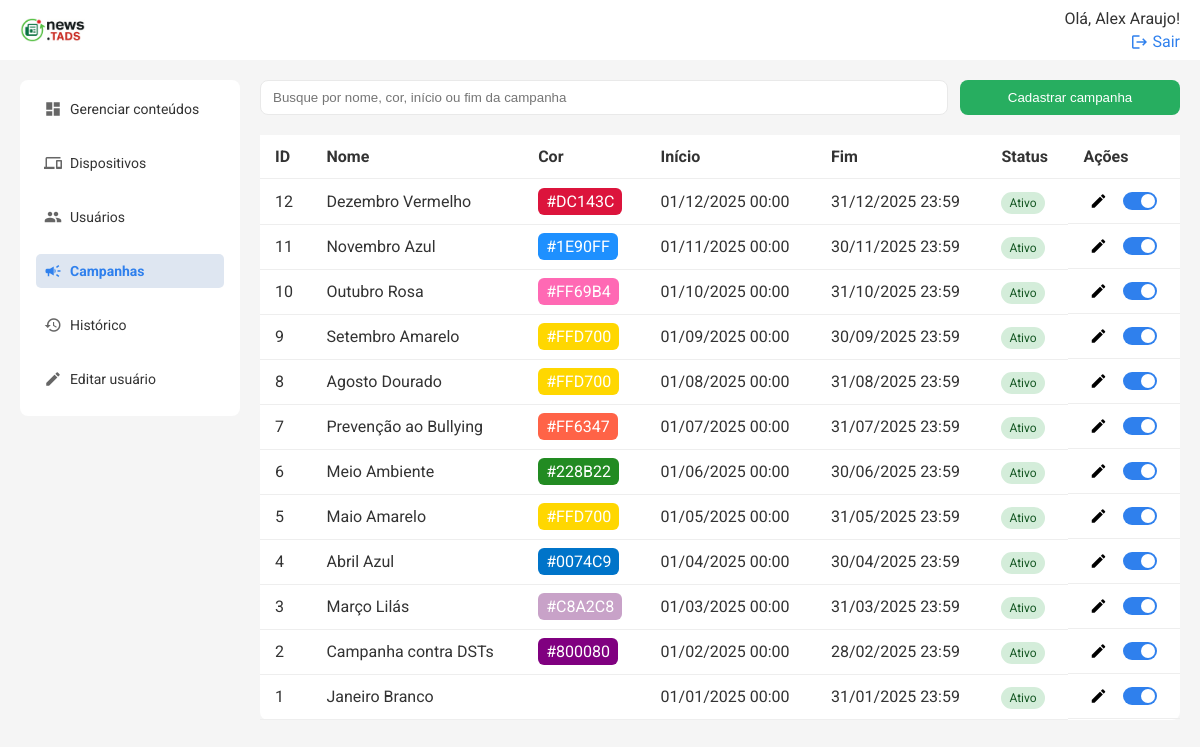
/api/campanhas/list (signed in), run on the app's committed database.
### models.py (models this page shows, shortened)
class User(db.Model):
    id = db.Column(db.Integer, primary_key=True)
    name = db.Column(db.String(50), nullable=False)
    email = db.Column(db.String(120), nullable=False, unique=True)
    status = db.Column(db.String(10), nullable=False, default='Ativo')
    senha = db.Column(db.String(100), nullable=False)
    logs = db.relationship('Log', backref=db.backref('user'))
    is_admin = db.Column(db.Boolean, default=False)
    reset_token = db.Column(db.String(100), nullable=True)
    reset_token_expira_em = db.Column(db.DateTime, nullable=True)

class Campanha(db.Model):
    id = db.Column(db.Integer, primary_key=True)
    titulo = db.Column(db.String(100), nullable=False)
    cor = db.Column(db.String(7), nullable=False, default="#369931")
    status = db.Column(db.String(10), nullable=False, default="Ativo")
    inicio = db.Column(db.DateTime, nullable=False, default=datetime.utcnow)
    fim = db.Column(db.DateTime, nullable=True)

### routes/campanhas.py (the view)
@campanhas_bp.route('/list', methods=['GET'])
@login_required
def listar_campanhas():
    campanhas = Campanha.query.order_by(Campanha.id.desc()).all()
    return render_template('campanhas.html', campanhas=campanhas)

### templates/campanhas.html (shortened to what this page needs)
{% extends 'base.html' %} {% block title %}Campanhas{% endblock %} {% block
content %}
<div class="search-cta">
    <input
        type="text"
        placeholder="Busque por nome, cor, início ou fim da campanha"
        class="search"
        id="buscaCampanhas"
    />
    <button class="btn" onclick="openModal()">Cadastrar campanha</button>
</div>
<div class="table-wrapper">
    <table class="table">
        <thead>
            <tr>
                <th>ID</th>
                <th>Nome</th>
                <th>Cor</th>
                <th>Início</th>
                <th>Fim</th>
                <th>Status</th>
                <th>Ações</th>
            </tr>
        </thead>
        <tbody id="campanhaTableBody">
            {% for campanha in campanhas %}
            <tr>
                <td>{{ campanha.id }}</td>
                <td>{{ campanha.titulo }}</td>
                <td>
                    <span
                        style="background-color: {{ campanha.cor }}; padding: 4px 8px; border-radius: 6px; color: #fff;"
                    >
                        {{ campanha.cor }}
                    </span>
                </td>
                <td>
                    {{ campanha.inicio.strftime('%d/%m/%Y %H:%M') if
                    campanha.inicio else '' }}
                </td>
                <td>
                    {{ campanha.fim.strftime('%d/%m/%Y %H:%M') if campanha.fim
                    else '' }}
                </td>
                <td>
                    <span
                        class="status {{ 'ativo' if campanha.status == 'Ativo' else 'inativo' }}"
                    >
                        {{ campanha.status }}
                    </span>
                </td>
                <td class="acoes">
                    <button
                        class="edit"
                        title="Editar campanha"
                        onclick="editCampanha({{ campanha.id }})"
                    >
                        <span class="material-icons">edit</span>
                    </button>
                    <label class="switch" title="Ativar/Inativar campanha">
                        <span class="slider"></span>
                    </label>
                </td>
            </tr>
            {% endfor %}
        </tbody>
    </table>
</div>
{% endblock %}

### templates/topo.html (shortened to what this page needs)
<header class="topbar">
    <a href="{{ url_for('conteudos.listar_conteudos') }}" class="logo-topo">
        <img
            src="{{ url_for('static', filename='images/if_news.png') }}"
            alt="IFMS Logo"
            style="height: 24px; vertical-align: middle; margin-right: 8px"
        />
    </a>
    <div class="profile">
        {% if session['user_name'] %}
        <span>Olá, {{ session['user_name'] }}!</span>
        <a href="{{ url_for('auth.logout') }}">
            <span class="material-icons">logout</span>
            Sair
        </a>
        {% else %}
        <a href="{{ url_for('auth.login_usuario') }}">Entrar</a>
        {% endif %}
    </div>
</header>

### static/css/styles.css (style rules this page uses)
* { box-sizing: border-box; }
body { margin: 0; font-family: 'Roboto', sans-serif; color: #333; background-color: #f5f5f5; }
.table-wrapper { flex: 1; overflow-y: auto; }
.table thead th { position: sticky; top: 0; background: white; z-index: 1; }
.topbar { width: 100%; background: #ffffff; padding-inline: 20px; box-sizing: border-box; display: flex; justify-content: space-between; align-items: center; position: fixed; top: 0; left: 0; height: 60px; z-index: 100; }
.topbar .profile a { text-align: right; font-size: 16px; color: #2f80ed; text-decoration: none; display: flex; align-items: center; gap: 4px; }
.topbar .profile a .material-icons { font-size: 16px; }
.profile { display: flex; flex-direction: column; align-items: flex-end; gap: 4px; }
.search-cta { display: flex; gap: 12px; margin-bottom: 20px; }
.search { padding: 8px 12px; width: 100%; border: 1px solid #e9e9e9; border-radius: 8px; outline: none; }
.btn { background: #27ae60; color: white; border: none; padding: 10px 15px; border-radius: 8px; min-width: 220px; }
button { cursor: pointer; }
.table { width: 100%; border-collapse: collapse; background: white; border-radius: 8px; }
.table th, .table td { padding: 12px 15px; border-bottom: 1px solid #eee; vertical-align: middle; }
.table th { text-align: left; }
.status { padding: 4px 8px; border-radius: 12px; font-size: 12px; }
.status.ativo { background: #d4edda; color: #155724; }
.edit { background: none; border: none; cursor: pointer; }
.material-icons { font-size: 18px !important; vertical-align: middle; }
.switch { position: relative; display: inline-block; width: 34px; height: 18px; }
.slider { position: absolute; cursor: pointer; top: 0; left: 0; right: 0; bottom: 0; background-color: #ccc; transition: 0.4s; border-radius: 18px; }
.slider:before { position: absolute; content: ''; height: 14px; width: 14px; left: 2px; bottom: 2px; background-color: white; transition: 0.4s; border-radius: 50%; }
.acoes { display: flex; align-items: center; gap: 10px; }
input:checked + .slider { background-color: #2f80ed; }
input:checked + .slider:before { transform: translateX(16px); }

### data on the page
User: user_name "Alex Araujo"
Campanha: id "12", titulo "Dezembro Vermelho", cor "#DC143C", inicio "01/12/2025 00:00", fim "31/12/2025 23:59", status "Ativo"
Campanha: id "11", titulo "Novembro Azul", cor "#1E90FF", inicio "01/11/2025 00:00", fim "30/11/2025 23:59", status "Ativo"
Campanha: id "10", titulo "Outubro Rosa", cor "#FF69B4", inicio "01/10/2025 00:00", fim "31/10/2025 23:59", status "Ativo"
Campanha: id "9", titulo "Setembro Amarelo", cor "#FFD700", inicio "01/09/2025 00:00", fim "30/09/2025 23:59", status "Ativo"
Campanha: id "8", titulo "Agosto Dourado", cor "#FFD700", inicio "01/08/2025 00:00", fim "31/08/2025 23:59", status "Ativo"
Campanha: id "7", titulo "Prevenção ao Bullying", cor "#FF6347", inicio "01/07/2025 00:00", fim "31/07/2025 23:59", status "Ativo"
Campanha: id "6", titulo "Meio Ambiente", cor "#228B22", inicio "01/06/2025 00:00", fim "30/06/2025 23:59", status "Ativo"
Campanha: id "5", titulo "Maio Amarelo", cor "#FFD700", inicio "01/05/2025 00:00", fim "31/05/2025 23:59", status "Ativo"
Campanha: id "4", titulo "Abril Azul", cor "#0074C9", inicio "01/04/2025 00:00", fim "30/04/2025 23:59", status "Ativo"
Campanha: id "3", titulo "Março Lilás", cor "#C8A2C8", inicio "01/03/2025 00:00", fim "31/03/2025 23:59", status "Ativo"
Campanha: id "2", titulo "Campanha contra DSTs", cor "#800080", inicio "01/02/2025 00:00", fim "28/02/2025 23:59", status "Ativo"
Campanha: id "1", titulo "Janeiro Branco", inicio "01/01/2025 00:00", fim "31/01/2025 23:59", status "Ativo"
